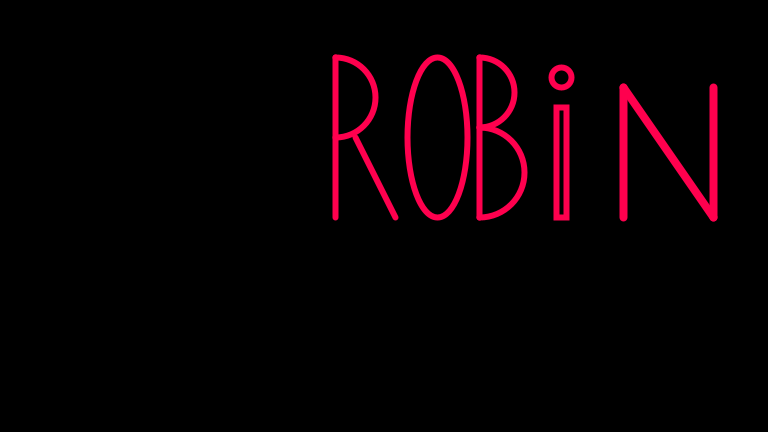
Frame 1 (no input)
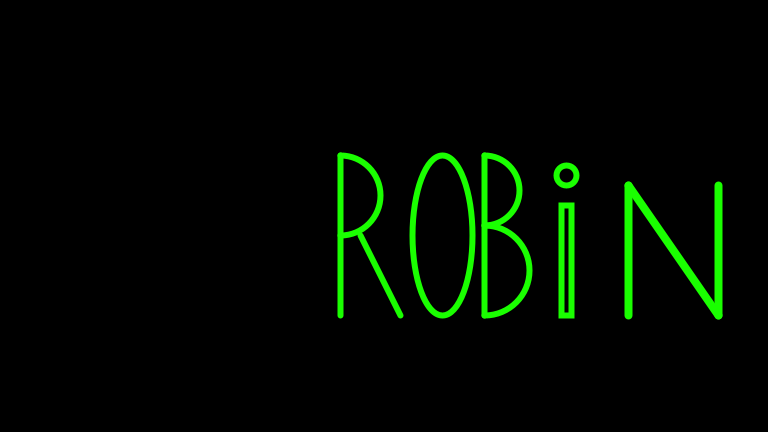
Frame 60 (the mouse pressed at the canvas centre just before this capture)
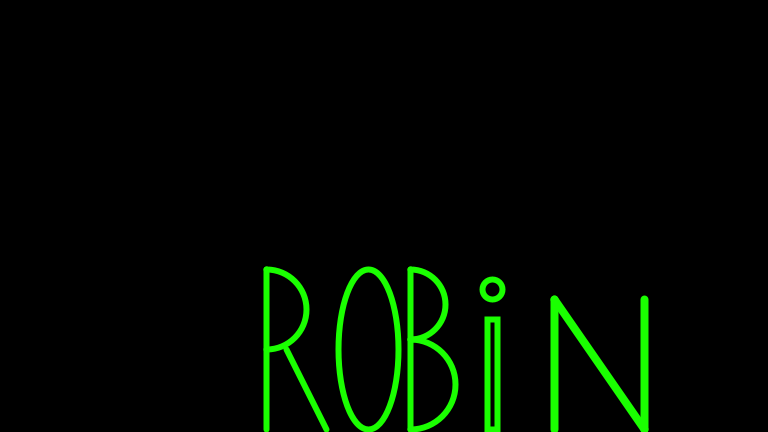
Frame 120 (the mouse held since frame 60 and released just before this capture)

The Processing sketch that drew these frames (run headless with seeded random() and noise(); from frame 60 on, the mouse is pressed at the canvas centre):

// Processing sketch: vondrak_robin_01Fundamentals
// ── vondrak_robin_01Fundamentals.pde
//01 - Fundamentals
//Robin Vondrak
//gp20
//https://github.com/yrgo/gp20/tree/master/Programming%20Fundamentals/01%20-%20Fundamentals
//2020-09-07

private static final int FRAME_RATE = 60;
private static final float TOP_SPEED = 2, BOTTOM_SPEED = 1;
private static final float SPACEING = 72;
private static color textColor = #337D8F;
private static PVector speed = new PVector(0, 0); //Hastigheten
private static PVector moveTo = new PVector(334, 216); //Startar i center
private static PVector position = new PVector(0,0); //Nuvarande psitionen av namnet
private static PVector nameSize = new PVector(378, 160); //Bredd och höjd på namnet

private static final float LEFT_SIDE_X = 0, RIGHT_SIDE_X = 378, TOP_SIDE_Y = 160, BOTTOM_SIDE_Y = 432; //Sidornas kordinater
private static int sidesToCheck = 0; // 1 = left, top | 2 = left, bottom | 3 = right, top | 4 = right, buttom
private static int lastSides = 1337;

void setup()
{
	size(768 , 432);
	frameRate(FRAME_RATE);
	colorMode(HSB, 360, 100, 100);
	UpdateSpeed(new PVector(1,1));
}

void draw()
{
	background(0, 0, 0);
	position = moveTo;
	moveTo = new PVector(moveTo.x + speed.x, moveTo.y + speed.y);
	DrawName(moveTo,textColor);
	CheckCollision();
}

void UpdateSpeed(PVector direction)
{
	if (sidesToCheck == lastSides)
	{
		sidesToCheck = 0;
		return;
	}

	PVector _dir = new PVector(1,1); //Ser till att dir blir rätt då y-dir är baserat på x-dir

	if (direction.x == (-1))
	{
		if (speed.y < 0)
			_dir.y = (-1);
		if (speed.x > 0)
			_dir.x = (-1);	
	}
	else if (direction.y == (-1))
	{
		if (speed.x < 0)
			_dir.x = (-1);	
		if (speed.y > 0)
			_dir.y = (-1);	
	}

	speed = new PVector(random(BOTTOM_SPEED , TOP_SPEED),0);
	speed = new PVector(speed.x * _dir.x, (speed.x * (float(height) / float(width))) * _dir.y * random(1, 3)); //x-speed * (height / width) = y-speed

	textColor = color(random(0f, 359f),100f,100f); //Slumpmässig färg
	lastSides = sidesToCheck;
	sidesToCheck = 0; //Kolla på nytt
}

void CheckCollision()
{
	if (sidesToCheck == 0)
	{
		if (speed.x < 0) //Vänster
		{
			if (speed.y < 0)//Upp
				sidesToCheck = 1;
			else //Ner
				sidesToCheck = 2;

		}
		else //Höger
		{
			if (speed.y < 0) //Upp
				sidesToCheck = 3;
			else //Ner
				sidesToCheck = 4;
		}
	}

	if (sidesToCheck == 1)	//1 = left, top
	{
		if (position.x <= LEFT_SIDE_X)
			UpdateSpeed(new PVector(-1, 1));
		else if (position.y <= TOP_SIDE_Y)
			UpdateSpeed(new PVector(1, -1));
	}
	else if (sidesToCheck == 2) //2 = left, bottom
	{
		if (position.x <= LEFT_SIDE_X)
			UpdateSpeed(new PVector(-1, 1));
		else if (position.y >= BOTTOM_SIDE_Y)
			UpdateSpeed(new PVector(1, -1));
	}
	else if (sidesToCheck == 3) //3 = right, top
	{
		if (position.x >= RIGHT_SIDE_X)
			UpdateSpeed(new PVector(-1, 1));
		else if (position.y <= TOP_SIDE_Y)
			UpdateSpeed(new PVector(1, -1));
	}
	else if (sidesToCheck == 4) //4 = right, buttom
	{
		if (position.x >= RIGHT_SIDE_X)
			UpdateSpeed(new PVector(-1, 1));
		else if (position.y >= BOTTOM_SIDE_Y)
			UpdateSpeed(new PVector(1, -1));	
	}
}

void DrawName(PVector drawAt, color letterColor)
{
	PVector _offset = new PVector(drawAt.x,drawAt.y);
	
	DrawLetterR(_offset, letterColor);
	_offset.x = _offset.x + SPACEING;

	DrawLetterO(_offset);
	_offset.x = _offset.x + SPACEING;

	DrawLetterB(_offset);
	_offset.x = _offset.x + SPACEING;

	DrawLetterI(_offset);
	_offset.x = _offset.x + SPACEING;

	DrawLetterN(_offset);
}

void DrawLetterR(PVector drawAt, color letterColor)
{
	color _letterColor = letterColor;
	float _strokeSize = 6f;

	float[][] _offset =
	{
		{0,0,0,160},	//Line
		{0,120,80,80,-PI/2,PI/2},	//Arc
		{20,80,60,0}	//Line
	};

	stroke(_letterColor);
	strokeWeight(_strokeSize);

	int i = 0;

	line(
		drawAt.x + _offset[i][0],
		drawAt.y - _offset[i][1],
		drawAt.x + _offset[i][2],
		drawAt.y - _offset[i][3]);
	i += 1;

	noFill();
	arc(
		drawAt.x + _offset[i][0],
		drawAt.y - _offset[i][1],
		_offset[i][2], //Storlek
		_offset[i][3], //Storlek
		_offset[i][4], //Arc start
		_offset[i][5]); //Arc stop
	i += 1;

	line(
		drawAt.x + _offset[i][0],
		drawAt.y - _offset[i][1],
		drawAt.x + _offset[i][2],
		drawAt.y - _offset[i][3]);
}

void DrawLetterO(PVector drawAt)
{
	float[] _offset = {
		30, //x
		80, //y
		60, //bredd
		160 //höjd
	};

	ellipse(
		drawAt.x + _offset[0],
		drawAt.y - _offset[1],
		_offset[2],
		_offset[3]);
}

void DrawLetterB(PVector drawAt)
{
	float[][] _offset =
	{
		{0,0,0,160},	//Line
		{0,125,70,70,-PI/2,PI/2},	//Arc
		{0,45,90,90,-PI/2,PI/2}	//Arc
	};

	int i = 0;

	line(
		drawAt.x + _offset[i][0],
		drawAt.y - _offset[i][1],
		drawAt.x + _offset[i][2],
		drawAt.y - _offset[i][3]);
	i += 1;

	noFill();
	arc(
		drawAt.x + _offset[i][0],
		drawAt.y - _offset[i][1],
		_offset[i][2], //Storlek
		_offset[i][3], //Storlek
		_offset[i][4], //Arc start
		_offset[i][5]); //Arc stop
	i += 1;

	arc(
		drawAt.x + _offset[i][0],
		drawAt.y - _offset[i][1],
		_offset[i][2], //Storlek
		_offset[i][3], //Storlek
		_offset[i][4], //Arc start
		_offset[i][5]); //Arc stop
}

void DrawLetterI(PVector drawAt)
{
	float[][] _offset =
	{
		{5,0,10,110},	//Rect
		{10,140,20,20}	//Circle
	};

	int i = 0;

	rect(
		drawAt.x + _offset[i][0],
		drawAt.y - _offset[i][1],
		_offset[i][2],
		-_offset[i][3]);
	i += 1;

	circle(
		drawAt.x + _offset[i][0],
		drawAt.y - _offset[i][1],
		_offset[i][2]);
}

void DrawLetterN(PVector drawAt)
{
	float _strokeSize = 8f;
	strokeWeight(_strokeSize);
	float[][] _offset =
	{
		{0,0,0,130},	//Line
		{0,130,90,0},	//Line
		{90,0,90,130}	//Line
	};

	int i = 0;

	line(
		drawAt.x + _offset[i][0],
		drawAt.y - _offset[i][1],
		drawAt.x + _offset[i][2],
		drawAt.y - _offset[i][3]);
	i += 1;
	line(
		drawAt.x + _offset[i][0],
		drawAt.y - _offset[i][1],
		drawAt.x + _offset[i][2],
		drawAt.y - _offset[i][3]);
	i += 1;
	line(
		drawAt.x + _offset[i][0],
		drawAt.y - _offset[i][1],
		drawAt.x + _offset[i][2],
		drawAt.y - _offset[i][3]);
}
